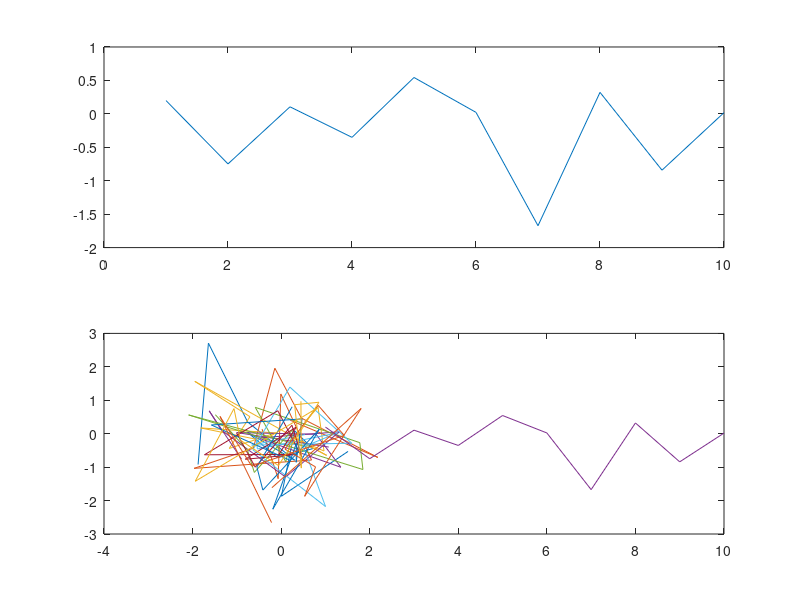

The MATLAB script that drew this image: (Note: this script raises an error after producing the figure.)
clear 
clc

a = 5;

x1 = 1 : 10;
y1 = randn(1, 10);
x2 = randn(10);
y2 = randn(10);
figure;
h1 = subplot(2, 1, 1);
plot(x1, y1);
h2 = subplot(2, 1, 2);
plot(x2, y2,x1,y1)

set(h1, 'ButtonDownFcn', {'PlotNewFigure', x1, y1, 123})
set(h2, 'ButtonDownFcn', {'PlotNewFigure', x2, y2, 456})